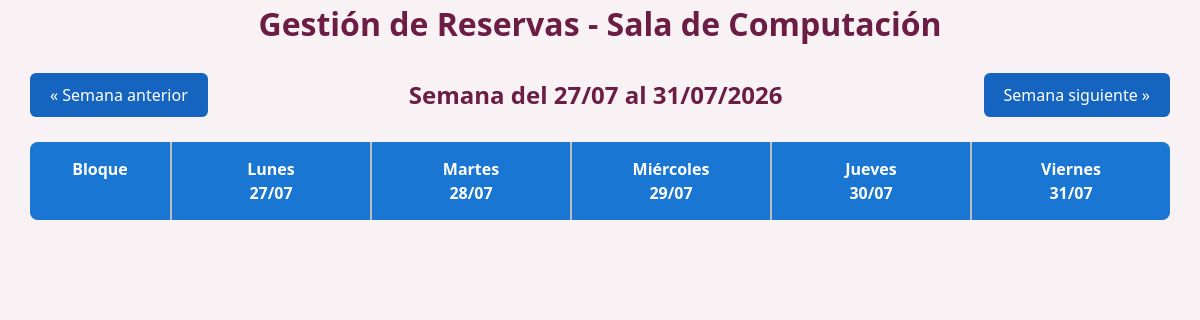
The page /modules/reservas/index.php on the database as committed earlier.
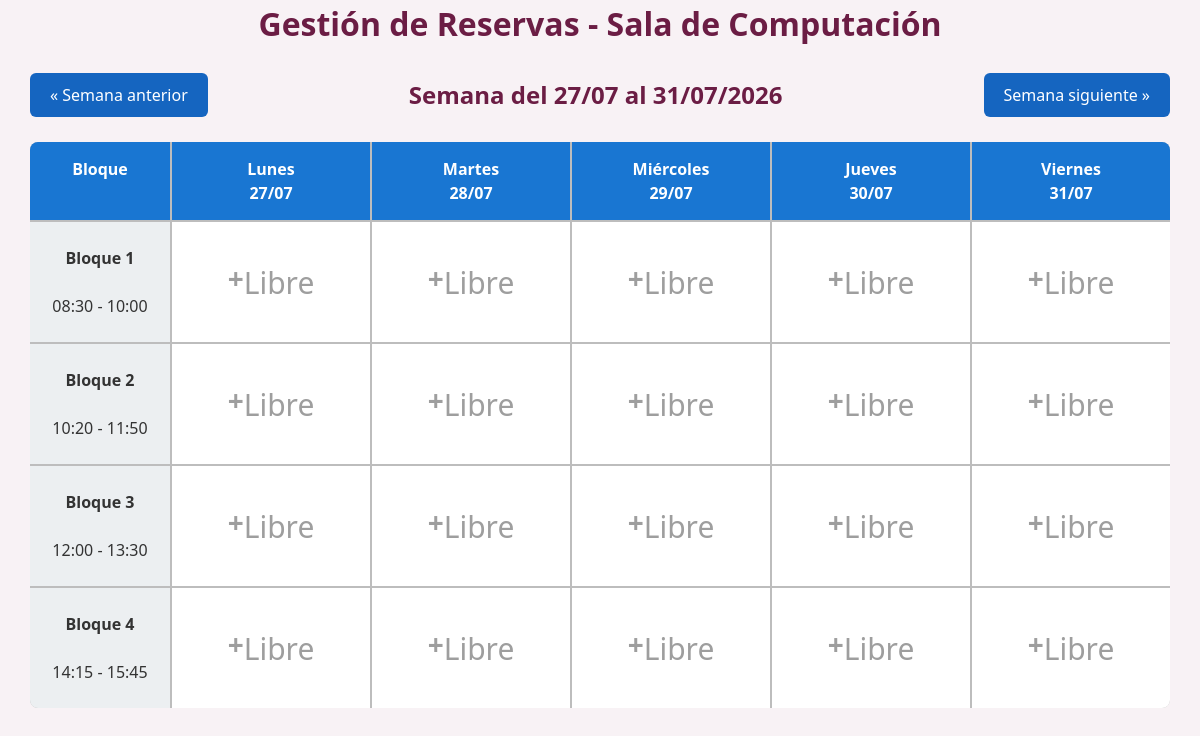
The same page on the database as committed later.
### tables this page shows
CREATE TABLE `bloques` (
  `id` int(11) NOT NULL,
  `numero_bloque` int(11) NOT NULL,
  `hora_inicio` time NOT NULL,
  `hora_termino` time NOT NULL
);

### modules/reservas/index.php (the view, shortened to what this page needs)
<?php
require_once '../../config/database.php';
$fecha = $_GET['fecha'] ?? date('Y-m-d');
$lunes = new DateTime($fecha);
if ($lunes->format('N') != 1) {
    $lunes->modify('last monday');
}
$dias = [];
for ($i = 0; $i < 5; $i++) {
    $dia = clone $lunes;
    $dia->modify("+{$i} day");
    $dias[] = $dia;
}
$ultimoDia = $dias[4];
$nombresDias = [
    'Lunes',
    'Martes',
    'Miércoles',
    'Jueves',
    'Viernes'
];
$semanaAnterior = clone $lunes;
$semanaAnterior->modify('-7 days');
$semanaSiguiente = clone $lunes;
$semanaSiguiente->modify('+7 days');
$sqlBloques = "
    SELECT
        id,
        numero_bloque,
        hora_inicio,
        hora_termino
    FROM Bloques
    ORDER BY numero_bloque
";
$resultadoBloques = $conexion->query($sqlBloques);
$bloques = [];
while ($fila = $resultadoBloques->fetch_assoc()) {
    $bloques[] = $fila;
}
$horario = [];
?>
<link rel="stylesheet" href="../../assets/css/estilos.css">
<link rel="stylesheet" href="../../assets/css/formularios.css">
<link rel="stylesheet" href="../../assets/css/reservas.css">
<div class="contenedor-reservas">
    <h1>Gestión de Reservas - Sala de Computación</h1>
    <div class="barra-semana">
        <a class="btn-semana"
            href="?fecha=<?= $semanaAnterior->format('Y-m-d'); ?>">
            &laquo; Semana anterior
        </a>
        <h2>
            Semana del
            <?= $lunes->format('d/m'); ?>
            al
            <?= $ultimoDia->format('d/m/Y'); ?>
        </h2>
        <a class="btn-semana"
            href="?fecha=<?= $semanaSiguiente->format('Y-m-d'); ?>">
            Semana siguiente &raquo;
        </a>
    </div>
    <div class="horario">
        <div class="encabezado">
            Bloque
        </div>
        <?php foreach ($dias as $indice => $dia): ?>
            <div class="encabezado">
                <?= $nombresDias[$indice] ?>
                <br>
                <?= $dia->format('d/m') ?>
            </div>
        <?php endforeach; ?>
        <?php foreach ($bloques as $bloque): ?>
            <div class="bloque">
                <strong>
                    Bloque <?= $bloque['numero_bloque'] ?>
                </strong>
                <br>
                <?= substr($bloque['hora_inicio'], 0, 5) ?>
                -
                <?= substr($bloque['hora_termino'], 0, 5) ?>
            </div>
            <?php foreach ($dias as $dia): ?>
                <?php
                $fechaActual = $dia->format('Y-m-d');
                ?>
                <?php if (isset($horario[$fechaActual][$bloque['id']])):
                    $reserva = $horario[$fechaActual][$bloque['id']];
                ?>
                    <a class="celda reservada" href="ver.php?id=<?= $reserva['id'] ?>">
                        <strong><?= htmlspecialchars($reserva['nombre_curso']) ?></strong>
                        <br>
                        <?= htmlspecialchars($reserva['asignatura_nombre']) ?>
                        <br>
                        <small><?= htmlspecialchars($reserva['docente']) ?></small>
                    </a>
                <?php else: ?>
                    <a class="celda libre" href="agregar.php?fecha=<?= $fechaActual ?>&bloque=<?= $bloque['id'] ?>">
                        <div class="icono">+</div>
                        <div>Libre</div>
                    </a>
                <?php endif; ?>
            <?php endforeach; ?>
        <?php endforeach; ?>
    </div>
</div>

### assets/css/estilos.css (style rules this page uses)
* { margin: 0; padding: 0; box-sizing: border-box; }
h1, h2, h3, h4, h5, h6 { color: var(--color-primario); font-weight: 600; }
a { color: var(--color-primario); text-decoration: none; transition: color 0.2s ease; }

### assets/css/reservas.css (style rules this page uses)
.contenedor-reservas { width: 95%; margin: auto; }
.contenedor-reservas h1 { text-align: center; margin-bottom: 25px; }
.barra-semana { display: flex; justify-content: space-between; align-items: center; margin-bottom: 25px; }
.horario { display: grid; grid-template-columns: 140px repeat(5, 1fr); gap: 2px; background: #BDBDBD; border-radius: 8px; overflow: hidden; }
.encabezado { background: #1976D2; color: white; padding: 15px; text-align: center; font-weight: bold; }
.bloque { background: #ECEFF1; padding: 15px; display: flex; flex-direction: column; justify-content: center; text-align: center; min-height: 120px; }
.celda { background: white; min-height: 120px; display: flex; justify-content: center; align-items: center; transition: .25s; font-size: 30px; text-decoration: none; color: inherit; }
.libre { cursor: pointer; color: #9E9E9E; }
.icono { font-size: 28px; font-weight: bold; margin-bottom: 8px; }
.btn-semana { text-decoration: none; background: #1565C0; color: white; padding: 10px 20px; border-radius: 6px; transition: .2s; }

Rows that differ between the two databases and show on the page:
added bloques: numero_bloque "1", hora_inicio "08:30", hora_termino "10:00"
added bloques: numero_bloque "2", hora_inicio "10:20", hora_termino "11:50"
added bloques: numero_bloque "3", hora_inicio "12:00", hora_termino "13:30"
added bloques: numero_bloque "4", hora_inicio "14:15", hora_termino "15:45"
